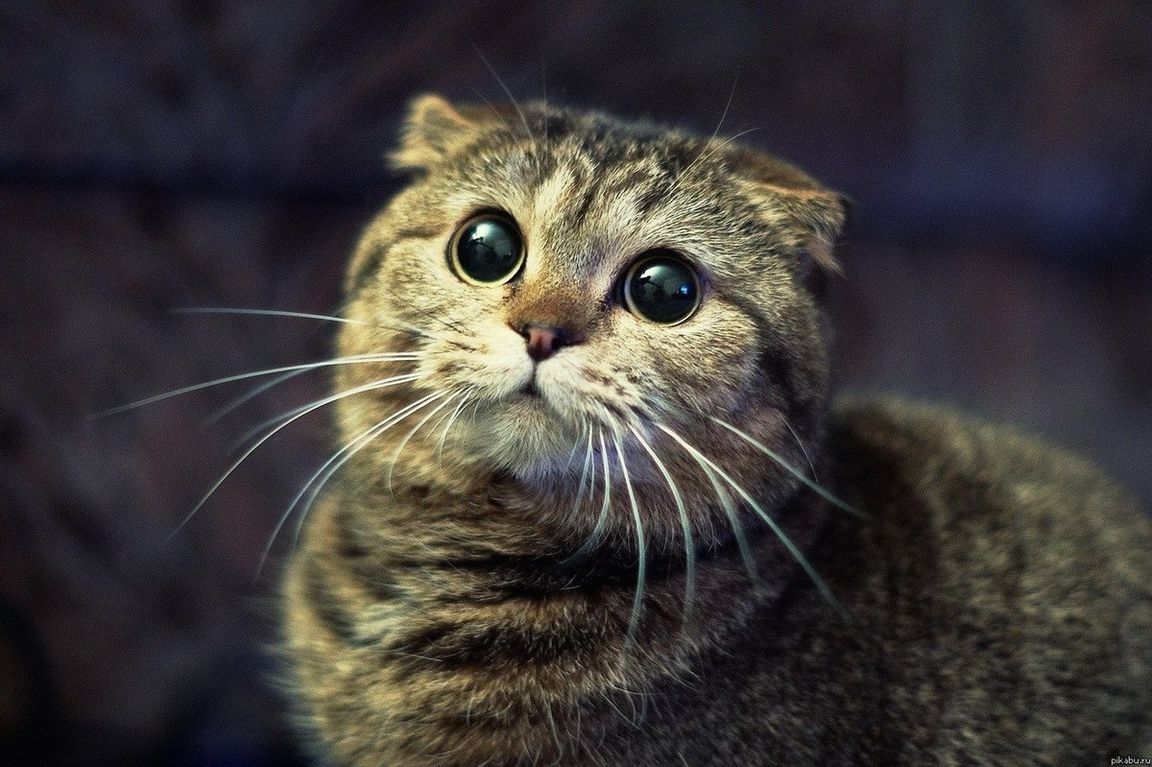
#> input picture 3.jpg, 1152 x 767 px, given in place of im1.jpg, which was not available
$ python 'Лаба 8.py'
#> lines starting #> are read from the running program, lines starting #| are printed output that depends on the picture
from PIL import Image, ImageDraw, ImageFont


def zad1():
    a = Image.open("im1.jpg")
#> a is the input picture: PIL image 1152x767 RGB; mean R, G, B 62.6, 58.1, 56.4
    a = a.crop((300, 175, 900, 500))
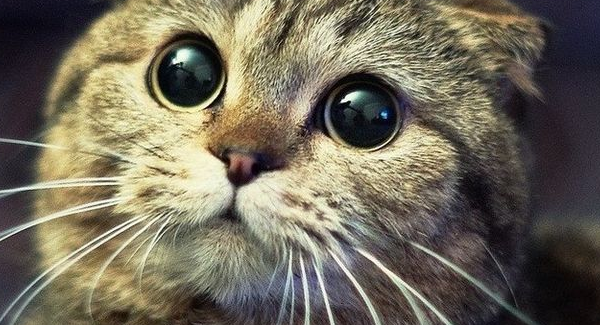
#> a: PIL image 600x325 RGB; mean R, G, B 114.2, 107.6, 90.9
    a.show()
    a.save("cropim1.jpg")


def zad2():
    a = {"День рождения": "im1.jpg", "День защитника отечества": "23.jpg", "Пасха": "pasha.jpg", "Новый год": "ng.jpg"}
    b = input("К какому празднику нужна открытка?: ")
    if b in a:
        img = Image.open(a[b])
        img.show()
    else:
        print("Такой открытки нет :(")


def zad3():
    b = input("Введите именинника: ")
    with Image.open("im1.jpg") as img:
        img.load()
        font = ImageFont.truetype('Montserrat-Bold.ttf', size=18)
        txt = ImageDraw.Draw(img)
        txt.text(
            (28, 23),
            b + ", поздравляю!",
            font=font,
            fill='blue')
        img.show()


zad1()

$ run again, on 4.jpg
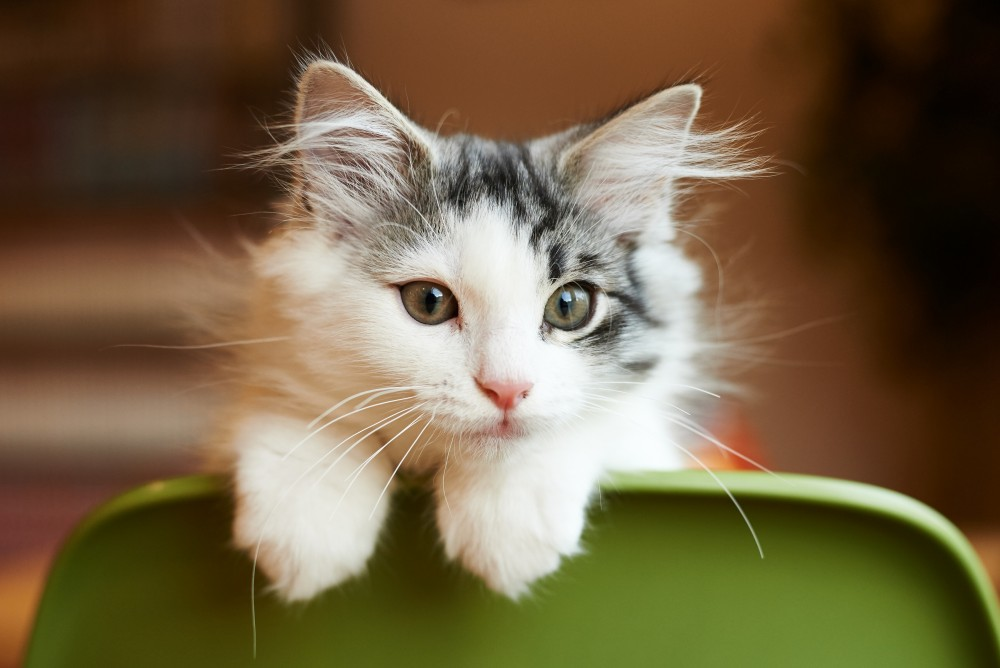
#> input picture 4.jpg, 1000 x 668 px, given in place of im1.jpg, which was not available
#> in zad1, a is the input picture: PIL image 1000x668 RGB; mean R, G, B 115.2, 98.5, 68.9
#> in zad1, `a = a.crop((300, 175, 900, 500))`:
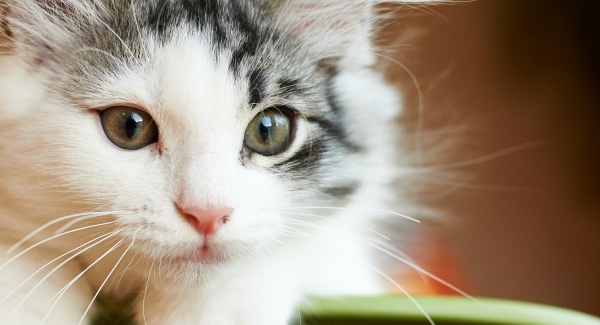
#> a: PIL image 600x325 RGB; mean R, G, B 160.7, 144.8, 126.7

$ run again, on 5.jpg
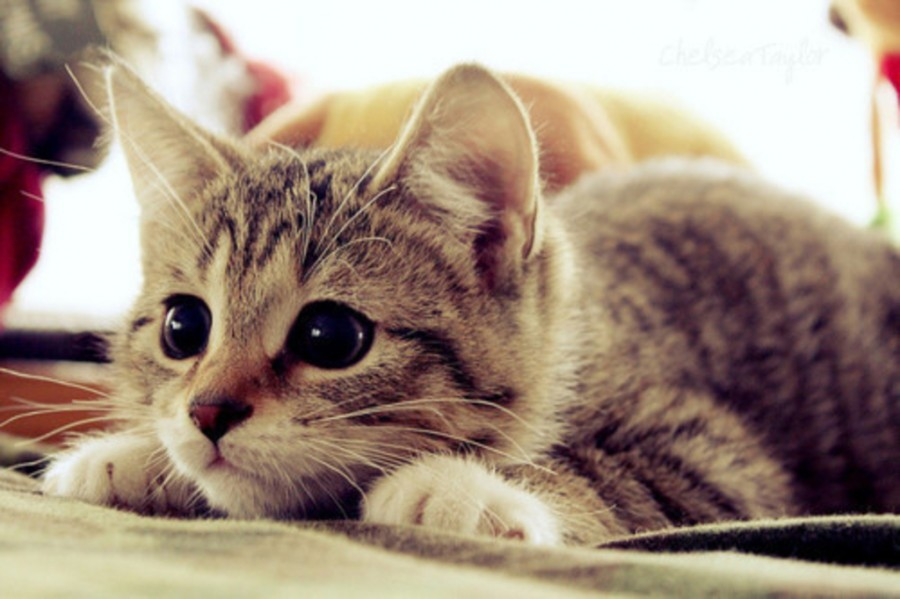
#> input picture 5.jpg, 900 x 599 px, given in place of im1.jpg, which was not available
#> in zad1, a is the input picture: PIL image 900x599 RGB; mean R, G, B 161.4, 142.4, 127.3
#> in zad1, `a = a.crop((300, 175, 900, 500))`:
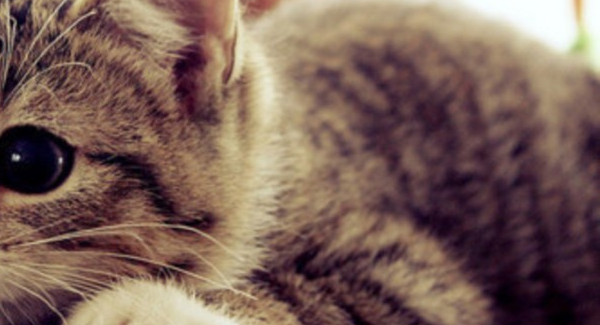
#> a: PIL image 600x325 RGB; mean R, G, B 122.2, 96.3, 87.1
